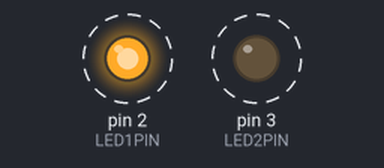
The sketch below on a simulated Arduino Uno, built with avr-gcc and run on an emulated ATmega328P. Parts: output pins drawn as LEDs (lit = HIGH). Dashed ring = blinking.

Above: at 0.2 s.
Timing chart, 0 to 3.0 s (numbered marks = the images above):
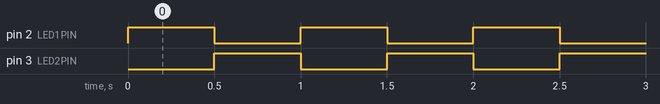

Measured:
- by itself, pin 2 (LED1PIN), pin 3 (LED2PIN): alternates HIGH for 0.50 s and LOW for 0.50 s

The sketch:

blink-two-leds.ino
```cpp
/*
 * Two LED Blink
 *
 * Flashes two LEDs alternately.
 */

// Define the pins of both the LEDs.
#define LED1PIN 2
#define LED2PIN 3

void setup() {
	// Turn them both into OUTPUTs.
	pinMode(LED1PIN, OUTPUT);
	pinMode(LED2PIN, OUTPUT);
}

void loop() {
	digitalWrite(LED1PIN, HIGH);
	digitalWrite(LED2PIN, LOW);
	delay(500);
	digitalWrite(LED1PIN, LOW);
	digitalWrite(LED2PIN, HIGH);
	delay(500);
}
```
